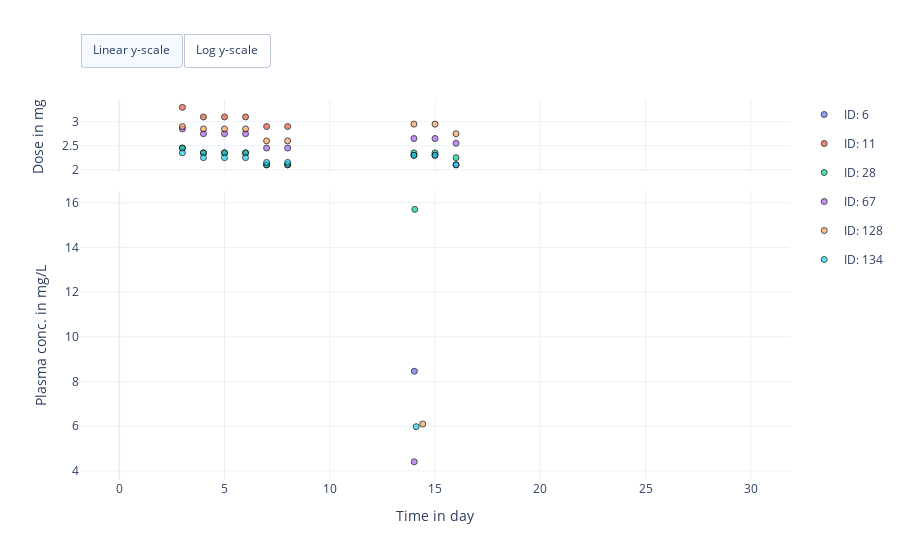

The notebook cell saved with this chart:
### Markdown cell above
## Illustrate high erlotinib dose group data

### Code cell
import erlotinib.plots as eplt


# Create scatter plot
fig = eplt.PKTimeSeriesPlot()
fig.add_data(data, id_key='#ID', time_key='TIME in day', biom_key='PLASMA CONCENTRATION in mg/L', dose_key='DOSE in mg')
fig.set_axis_labels(time_label='Time in day', biom_label='Plasma conc. in mg/L', dose_label='Dose in mg')

# Show figure
fig.show()

### Figure 1 — Plotly figure (JSON) as saved in the notebook; plotly's stock layout.template omitted (floating-point values rounded to 4 significant figures)
{"data": [{"legendgroup": "ID: 6", "marker": {"color": "#636EFA", "line": {"color": "black", "width": 1}, "opacity": 0.7, "symbol": "circle"}, "mode": "markers", "name": "ID: 6", "showlegend": false, "type": "scatter", "x": [0, 2, 4, 7, 9, 11, 14, 14.02, 16, 18, 21, 23, 25, 28, 30, 3, 5, 6, 8, 15], "xaxis": "x", "y": [null, null, 2.35, 2.1, null, null, 2.3, null, 2.1, null, null, null, null, null, null, 2.45, 2.35, 2.35, 2.1, 2.3], "yaxis": "y"}, {"legendgroup": "ID: 6", "marker": {"color": "#636EFA", "line": {"color": "black", "width": 1}, "opacity": 0.7, "symbol": "circle"}, "mode": "markers", "name": "ID: 6", "showlegend": true, "type": "scatter", "x": [0, 2, 4, 7, 9, 11, 14, 14.02, 16, 18, 21, 23, 25, 28, 30, 3, 5, 6, 8, 15], "xaxis": "x2", "y": [null, null, null, null, null, null, null, 8.46, null, null, null, null, null, null, null, null, null, null, null, null], "yaxis": "y2"}, {"legendgroup": "ID: 11", "marker": {"color": "#EF553B", "line": {"color": "black", "width": 1}, "opacity": 0.7, "symbol": "circle"}, "mode": "markers", "name": "ID: 11", "showlegend": false, "type": "scatter", "x": [0, 2, 4, 7, 9, 11, 3, 5, 6, 8], "xaxis": "x", "y": [null, null, 3.1, 2.9, null, null, 3.3, 3.1, 3.1, 2.9], "yaxis": "y"}, {"legendgroup": "ID: 11", "marker": {"color": "#EF553B", "line": {"color": "black", "width": 1}, "opacity": 0.7, "symbol": "circle"}, "mode": "markers", "name": "ID: 11", "showlegend": true, "type": "scatter", "x": [0, 2, 4, 7, 9, 11, 3, 5, 6, 8], "xaxis": "x2", "y": [null, null, null, null, null, null, null, null, null, null], "yaxis": "y2"}, {"legendgroup": "ID: 28", "marker": {"color": "#00CC96", "line": {"color": "black", "width": 1}, "opacity": 0.7, "symbol": "circle"}, "mode": "markers", "name": "ID: 28", "showlegend": false, "type": "scatter", "x": [0, 2, 4, 7, 9, 11, 14, 14.04, 16, 18, 21, 23, 25, 28, 30, 3, 5, 6, 8, 15], "xaxis": "x", "y": [null, null, 2.35, 2.1, null, null, 2.35, null, 2.25, null, null, null, null, null, null, 2.45, 2.35, 2.35, 2.1, 2.35], "yaxis": "y"}, {"legendgroup": "ID: 28", "marker": {"color": "#00CC96", "line": {"color": "black", "width": 1}, "opacity": 0.7, "symbol": "circle"}, "mode": "markers", "name": "ID: 28", "showlegend": true, "type": "scatter", "x": [0, 2, 4, 7, 9, 11, 14, 14.04, 16, 18, 21, 23, 25, 28, 30, 3, 5, 6, 8, 15], "xaxis": "x2", "y": [null, null, null, null, null, null, null, 15.7, null, null, null, null, null, null, null, null, null, null, null, null], "yaxis": "y2"}, {"legendgroup": "ID: 67", "marker": {"color": "#AB63FA", "line": {"color": "black", "width": 1}, "opacity": 0.7, "symbol": "circle"}, "mode": "markers", "name": "ID: 67", "showlegend": false, "type": "scatter", "x": [0, 2, 4, 7, 9, 11, 14, 14.01, 16, 18, 21, 23, 25, 28, 30, 3, 5, 6, 8, 15], "xaxis": "x", "y": [null, null, 2.75, 2.45, null, null, 2.65, null, 2.55, null, null, null, null, null, null, 2.85, 2.75, 2.75, 2.45, 2.65], "yaxis": "y"}, {"legendgroup": "ID: 67", "marker": {"color": "#AB63FA", "line": {"color": "black", "width": 1}, "opacity": 0.7, "symbol": "circle"}, "mode": "markers", "name": "ID: 67", "showlegend": true, "type": "scatter", "x": [0, 2, 4, 7, 9, 11, 14, 14.01, 16, 18, 21, 23, 25, 28, 30, 3, 5, 6, 8, 15], "xaxis": "x2", "y": [null, null, null, null, null, null, null, 4.41, null, null, null, null, null, null, null, null, null, null, null, null], "yaxis": "y2"}, {"legendgroup": "ID: 128", "marker": {"color": "#FFA15A", "line": {"color": "black", "width": 1}, "opacity": 0.7, "symbol": "circle"}, "mode": "markers", "name": "ID: 128", "showlegend": false, "type": "scatter", "x": [0, 2, 4, 7, 9, 11, 14, 14.42, 16, 18, 21, 23, 25, 28, 30, 3, 5, 6, 8, 15], "xaxis": "x", "y": [null, null, 2.85, 2.6, null, null, 2.95, null, 2.75, null, null, null, null, null, null, 2.9, 2.85, 2.85, 2.6, 2.95], "yaxis": "y"}, {"legendgroup": "ID: 128", "marker": {"color": "#FFA15A", "line": {"color": "black", "width": 1}, "opacity": 0.7, "symbol": "circle"}, "mode": "markers", "name": "ID: 128", "showlegend": true, "type": "scatter", "x": [0, 2, 4, 7, 9, 11, 14, 14.42, 16, 18, 21, 23, 25, 28, 30, 3, 5, 6, 8, 15], "xaxis": "x2", "y": [null, null, null, null, null, null, null, 6.1, null, null, null, null, null, null, null, null, null, null, null, null], "yaxis": "y2"}, {"legendgroup": "ID: 134", "marker": {"color": "#19D3F3", "line": {"color": "black", "width": 1}, "opacity": 0.7, "symbol": "circle"}, "mode": "markers", "name": "ID: 134", "showlegend": false, "type": "scatter", "x": [0, 2, 4, 7, 9, 11, 14, 14.1, 16, 18, 21, 23, 25, 28, 30, 3, 5, 6, 8, 15], "xaxis": "x", "y": [null, null, 2.25, 2.15, null, null, 2.3, null, 2.1, null, null, null, null, null, null, 2.35, 2.25, 2.25, 2.15, 2.3], "yaxis": "y"}, {"legendgroup": "ID: 134", "marker": {"color": "#19D3F3", "line": {"color": "black", "width": 1}, "opacity": 0.7, "symbol": "circle"}, "mode": "markers", "name": "ID: 134", "showlegend": true, "type": "scatter", "x": [0, 2, 4, 7, 9, 11, 14, 14.1, 16, 18, 21, 23, 25, 28, 30, 3, 5, 6, 8, 15], "xaxis": "x2", "y": [null, null, null, null, null, null, null, 5.98, null, null, null, null, null, null, null, null, null, null, null, null], "yaxis": "y2"}], "layout": {"autosize": true, "updatemenus": [{"buttons": [{"args": [{"yaxis2.type": "linear"}], "label": "Linear y-scale", "method": "relayout"}, {"args": [{"yaxis2.type": "log"}], "label": "Log y-scale", "method": "relayout"}], "direction": "left", "pad": {"r": 0, "t": -10}, "showactive": true, "type": "buttons", "x": 0, "xanchor": "left", "y": 1.15, "yanchor": "top"}], "xaxis": {"anchor": "y", "domain": [0, 1], "matches": "x2", "showticklabels": false}, "xaxis2": {"anchor": "y2", "domain": [0, 1], "title": {"text": "Time in day"}}, "yaxis": {"anchor": "x", "domain": [0.81, 1], "title": {"text": "Dose in mg"}}, "yaxis2": {"anchor": "x2", "domain": [0, 0.76], "title": {"text": "Plasma conc. in mg/L"}}}}
